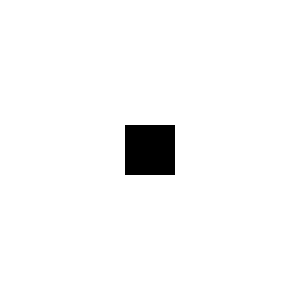
Frame 1 (no input)
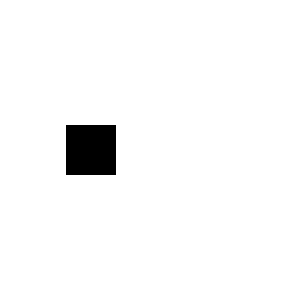
Frame 60 (the mouse pressed at the canvas centre just before this capture)
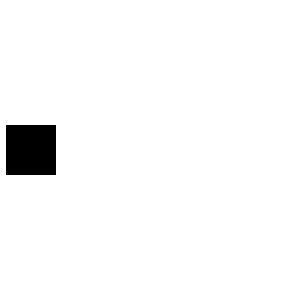
Frame 120 (the mouse held since frame 60 and released just before this capture)

The Processing sketch that drew these frames (run headless with seeded random() and noise(); from frame 60 on, the mouse is pressed at the canvas centre):

// Processing sketch: moveRow
// ── moveRow.pde
int R = 50;
PVector location1;
PVector location2;
PVector velocity = new PVector(-1, 0);
boolean moveFlag1 = true;
boolean moveFlag2 = false;

void setup() {
  size(300, 300);
  background(255);
  location1 = new PVector(width / 2, height / 2);
  location2 = new PVector(- R / 2, height / 2);
  rectMode(CENTER);
  noStroke();
}

void draw() {
  background(255);

  fill(0);
  rect(location1.x, location1.y, R, R);
  rect(location2.x, location2.y, R, R);

  if (moveFlag1) {
    location1.add(velocity);
  }

  if (moveFlag2) {
    location2.add(velocity);
  }
  
  /*
  // right direction version
  if (location1.x > width - R / 2) {
    moveFlag2 = true;
  }

  if (location2.x > width - R / 2) {
    moveFlag1 = true;
  }

  if (location1.x > width + R / 2) {
    location1.x = - R / 2;
    moveFlag1 = false;
  }

  if (location2.x > width + R / 2) {
    location2.x = - R / 2;
    moveFlag2 = false;
  }
  */
  // left direction version
  if (location1.x < R / 2) {
    moveFlag2 = true;
  }

  if (location2.x < R / 2) {
    moveFlag1 = true;
  }

  if (location1.x < - R / 2) {
    location1.x = width + R / 2;
    moveFlag1 = false;
  }

  if (location2.x < - R / 2) {
    location2.x = width + R / 2;
    moveFlag2 = false;
  }
}
